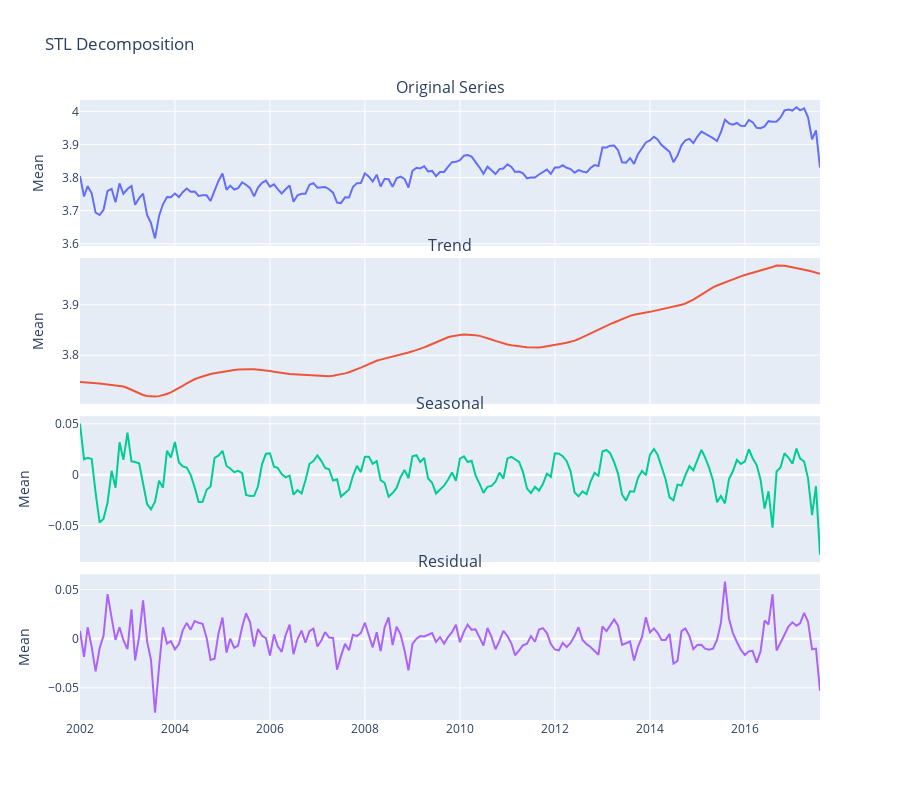

The notebook cell saved with this chart:
### Code cell
sm.plot_STL(stl_data)

### Figure 1 — Plotly figure (JSON) as saved in the notebook; plotly's stock layout.template omitted (floating-point values rounded to 4 significant figures; data arrays with more than 128 entries replaced by an {"elided": "..."} marker saying what was removed)
{"data": [{"name": "Original", "type": "scatter", "x": {"elided": "188 str values"}, "xaxis": "x", "y": {"elided": "188 float values"}, "yaxis": "y"}, {"name": "Trend", "type": "scatter", "x": {"elided": "188 str values"}, "xaxis": "x2", "y": {"elided": "188 float values"}, "yaxis": "y2"}, {"name": "Seasonal", "type": "scatter", "x": {"elided": "188 str values"}, "xaxis": "x3", "y": {"elided": "188 float values"}, "yaxis": "y3"}, {"name": "Residual", "type": "scatter", "x": {"elided": "188 str values"}, "xaxis": "x4", "y": {"elided": "188 float values"}, "yaxis": "y4"}], "layout": {"annotations": [{"font": {"size": 16}, "showarrow": false, "text": "Original Series", "x": 0.5, "xanchor": "center", "xref": "paper", "y": 1.0, "yanchor": "bottom", "yref": "paper"}, {"font": {"size": 16}, "showarrow": false, "text": "Trend", "x": 0.5, "xanchor": "center", "xref": "paper", "y": 0.745, "yanchor": "bottom", "yref": "paper"}, {"font": {"size": 16}, "showarrow": false, "text": "Seasonal", "x": 0.5, "xanchor": "center", "xref": "paper", "y": 0.49, "yanchor": "bottom", "yref": "paper"}, {"font": {"size": 16}, "showarrow": false, "text": "Residual", "x": 0.5, "xanchor": "center", "xref": "paper", "y": 0.235, "yanchor": "bottom", "yref": "paper"}], "height": 800, "showlegend": false, "title": {"text": "STL Decomposition"}, "xaxis": {"anchor": "y", "domain": [0, 1], "matches": "x4", "showticklabels": false}, "xaxis2": {"anchor": "y2", "domain": [0, 1], "matches": "x4", "showticklabels": false}, "xaxis3": {"anchor": "y3", "domain": [0, 1], "matches": "x4", "showticklabels": false}, "xaxis4": {"anchor": "y4", "domain": [0, 1]}, "yaxis": {"anchor": "x", "domain": [0.765, 1.0], "title": {"text": "Mean"}}, "yaxis2": {"anchor": "x2", "domain": [0.51, 0.745], "title": {"text": "Mean"}}, "yaxis3": {"anchor": "x3", "domain": [0.255, 0.49], "title": {"text": "Mean"}}, "yaxis4": {"anchor": "x4", "domain": [0, 0.235], "title": {"text": "Mean"}}}}
